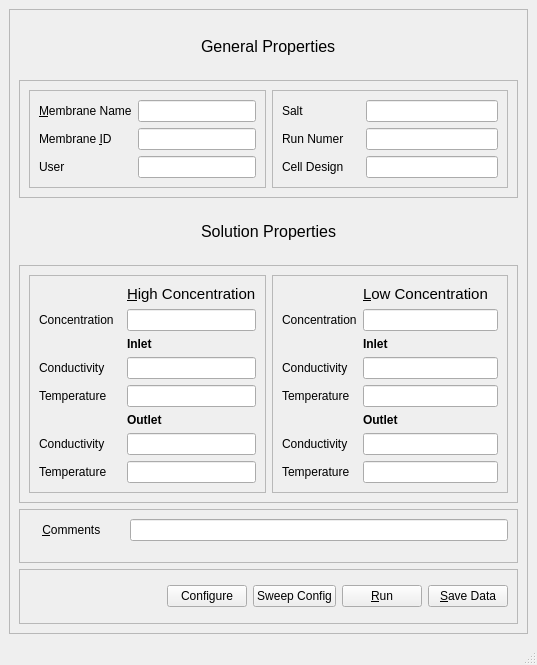
<?xml version="1.0" encoding="UTF-8"?>
<ui version="4.0">
 <class>MainWindow</class>
 <widget class="QMainWindow" name="MainWindow">
  <property name="geometry">
   <rect>
    <x>0</x>
    <y>0</y>
    <width>537</width>
    <height>665</height>
   </rect>
  </property>
  <property name="windowTitle">
   <string>MainWindow</string>
  </property>
  <widget class="QWidget" name="centralwidget">
   <layout class="QVBoxLayout" name="verticalLayout_2">
    <item>
     <widget class="QFrame" name="fmMain">
      <property name="sizePolicy">
       <sizepolicy hsizetype="Minimum" vsizetype="Minimum">
        <horstretch>0</horstretch>
        <verstretch>0</verstretch>
       </sizepolicy>
      </property>
      <property name="frameShape">
       <enum>QFrame::StyledPanel</enum>
      </property>
      <property name="frameShadow">
       <enum>QFrame::Raised</enum>
      </property>
      <layout class="QVBoxLayout" name="verticalLayout">
       <item>
        <widget class="QWidget" name="widget_2" native="true">
         <layout class="QHBoxLayout" name="horizontalLayout_3">
          <item>
           <spacer name="horizontalSpacer_5">
            <property name="orientation">
             <enum>Qt::Horizontal</enum>
            </property>
            <property name="sizeHint" stdset="0">
             <size>
              <width>151</width>
              <height>20</height>
             </size>
            </property>
           </spacer>
          </item>
          <item>
           <widget class="QLabel" name="label_22">
            <property name="font">
             <font>
              <pointsize>12</pointsize>
             </font>
            </property>
            <property name="text">
             <string>General Properties</string>
            </property>
           </widget>
          </item>
          <item>
           <spacer name="horizontalSpacer_6">
            <property name="orientation">
             <enum>Qt::Horizontal</enum>
            </property>
            <property name="sizeHint" stdset="0">
             <size>
              <width>150</width>
              <height>20</height>
             </size>
            </property>
           </spacer>
          </item>
         </layout>
        </widget>
       </item>
       <item>
        <widget class="QFrame" name="fmGeneral">
         <property name="sizePolicy">
          <sizepolicy hsizetype="Minimum" vsizetype="Minimum">
           <horstretch>0</horstretch>
           <verstretch>0</verstretch>
          </sizepolicy>
         </property>
         <property name="frameShape">
          <enum>QFrame::StyledPanel</enum>
         </property>
         <property name="frameShadow">
          <enum>QFrame::Raised</enum>
         </property>
         <layout class="QHBoxLayout" name="horizontalLayout_4">
          <item>
           <widget class="QFrame" name="fmName">
            <property name="frameShape">
             <enum>QFrame::StyledPanel</enum>
            </property>
            <property name="frameShadow">
             <enum>QFrame::Raised</enum>
            </property>
            <layout class="QFormLayout" name="formLayout_4">
             <property name="fieldGrowthPolicy">
              <enum>QFormLayout::AllNonFixedFieldsGrow</enum>
             </property>
             <item row="2" column="0">
              <widget class="QLabel" name="label">
               <property name="text">
                <string>&amp;Membrane Name</string>
               </property>
               <property name="buddy">
                <cstring>txtMembraneName</cstring>
               </property>
              </widget>
             </item>
             <item row="2" column="1">
              <widget class="QLineEdit" name="txtMembraneName"/>
             </item>
             <item row="4" column="0">
              <widget class="QLabel" name="label_2">
               <property name="text">
                <string>Membrane &amp;ID</string>
               </property>
               <property name="buddy">
                <cstring>txtMembraneID</cstring>
               </property>
              </widget>
             </item>
             <item row="4" column="1">
              <widget class="QLineEdit" name="txtMembraneID"/>
             </item>
             <item row="6" column="0">
              <widget class="QLabel" name="label_27">
               <property name="text">
                <string>User</string>
               </property>
               <property name="buddy">
                <cstring>txtUser</cstring>
               </property>
              </widget>
             </item>
             <item row="6" column="1">
              <widget class="QLineEdit" name="txtUser"/>
             </item>
            </layout>
           </widget>
          </item>
          <item>
           <widget class="QFrame" name="fmSaltRunCell">
            <property name="frameShape">
             <enum>QFrame::StyledPanel</enum>
            </property>
            <property name="frameShadow">
             <enum>QFrame::Raised</enum>
            </property>
            <layout class="QFormLayout" name="formLayout_5">
             <property name="fieldGrowthPolicy">
              <enum>QFormLayout::AllNonFixedFieldsGrow</enum>
             </property>
             <item row="2" column="0">
              <widget class="QLabel" name="label_23">
               <property name="text">
                <string>Salt</string>
               </property>
               <property name="buddy">
                <cstring>txtSalt</cstring>
               </property>
              </widget>
             </item>
             <item row="2" column="1">
              <widget class="QLineEdit" name="txtSalt"/>
             </item>
             <item row="4" column="0">
              <widget class="QLabel" name="label_24">
               <property name="text">
                <string>Run Numer     </string>
               </property>
               <property name="buddy">
                <cstring>txtRunNumber</cstring>
               </property>
              </widget>
             </item>
             <item row="4" column="1">
              <widget class="QLineEdit" name="txtRunNumber"/>
             </item>
             <item row="7" column="0">
              <widget class="QLabel" name="label_25">
               <property name="text">
                <string>Cell Design</string>
               </property>
               <property name="buddy">
                <cstring>txtCellDesign</cstring>
               </property>
              </widget>
             </item>
             <item row="7" column="1">
              <widget class="QLineEdit" name="txtCellDesign"/>
             </item>
            </layout>
           </widget>
          </item>
         </layout>
        </widget>
       </item>
       <item>
        <widget class="QWidget" name="widget" native="true">
         <layout class="QHBoxLayout" name="horizontalLayout_2">
          <item>
           <spacer name="horizontalSpacer_3">
            <property name="orientation">
             <enum>Qt::Horizontal</enum>
            </property>
            <property name="sizeHint" stdset="0">
             <size>
              <width>146</width>
              <height>20</height>
             </size>
            </property>
           </spacer>
          </item>
          <item>
           <widget class="QLabel" name="label_3">
            <property name="font">
             <font>
              <pointsize>12</pointsize>
             </font>
            </property>
            <property name="text">
             <string>Solution Properties</string>
            </property>
           </widget>
          </item>
          <item>
           <spacer name="horizontalSpacer_4">
            <property name="orientation">
             <enum>Qt::Horizontal</enum>
            </property>
            <property name="sizeHint" stdset="0">
             <size>
              <width>145</width>
              <height>20</height>
             </size>
            </property>
           </spacer>
          </item>
         </layout>
        </widget>
       </item>
       <item>
        <widget class="QFrame" name="fmSolution">
         <property name="sizePolicy">
          <sizepolicy hsizetype="Minimum" vsizetype="Minimum">
           <horstretch>0</horstretch>
           <verstretch>0</verstretch>
          </sizepolicy>
         </property>
         <property name="frameShape">
          <enum>QFrame::StyledPanel</enum>
         </property>
         <property name="frameShadow">
          <enum>QFrame::Raised</enum>
         </property>
         <layout class="QGridLayout" name="gridLayout">
          <item row="0" column="0">
           <widget class="QFrame" name="fmHighConcentration">
            <property name="frameShape">
             <enum>QFrame::StyledPanel</enum>
            </property>
            <property name="frameShadow">
             <enum>QFrame::Raised</enum>
            </property>
            <layout class="QFormLayout" name="formLayout_2">
             <property name="fieldGrowthPolicy">
              <enum>QFormLayout::AllNonFixedFieldsGrow</enum>
             </property>
             <item row="0" column="1">
              <widget class="QLabel" name="label_4">
               <property name="font">
                <font>
                 <pointsize>11</pointsize>
                </font>
               </property>
               <property name="text">
                <string>&amp;High Concentration</string>
               </property>
               <property name="buddy">
                <cstring>txtHInletConcentration</cstring>
               </property>
              </widget>
             </item>
             <item row="2" column="1">
              <widget class="QLabel" name="label_9">
               <property name="font">
                <font>
                 <weight>75</weight>
                 <bold>true</bold>
                </font>
               </property>
               <property name="text">
                <string>Inlet</string>
               </property>
              </widget>
             </item>
             <item row="4" column="0">
              <widget class="QLabel" name="label_7">
               <property name="text">
                <string>Conductivity</string>
               </property>
               <property name="buddy">
                <cstring>txtHInletConductivity</cstring>
               </property>
              </widget>
             </item>
             <item row="4" column="1">
              <widget class="QLineEdit" name="txtHInletConductivity"/>
             </item>
             <item row="5" column="0">
              <widget class="QLabel" name="label_8">
               <property name="text">
                <string>Temperature</string>
               </property>
               <property name="buddy">
                <cstring>txtHInletTemp</cstring>
               </property>
              </widget>
             </item>
             <item row="5" column="1">
              <widget class="QLineEdit" name="txtHInletTemp"/>
             </item>
             <item row="6" column="1">
              <widget class="QLabel" name="label_10">
               <property name="font">
                <font>
                 <weight>75</weight>
                 <bold>true</bold>
                </font>
               </property>
               <property name="text">
                <string>Outlet</string>
               </property>
              </widget>
             </item>
             <item row="7" column="0">
              <widget class="QLabel" name="label_12">
               <property name="text">
                <string>Conductivity</string>
               </property>
               <property name="buddy">
                <cstring>txtHOutletConductivity</cstring>
               </property>
              </widget>
             </item>
             <item row="7" column="1">
              <widget class="QLineEdit" name="txtHOutletConductivity"/>
             </item>
             <item row="8" column="0">
              <widget class="QLabel" name="label_13">
               <property name="text">
                <string>Temperature</string>
               </property>
               <property name="buddy">
                <cstring>txtHOutletTemp</cstring>
               </property>
              </widget>
             </item>
             <item row="8" column="1">
              <widget class="QLineEdit" name="txtHOutletTemp"/>
             </item>
             <item row="1" column="1">
              <widget class="QLineEdit" name="txtHInletConcentration"/>
             </item>
             <item row="1" column="0">
              <widget class="QLabel" name="label_6">
               <property name="text">
                <string>Concentration  </string>
               </property>
               <property name="buddy">
                <cstring>txtHInletConcentration</cstring>
               </property>
              </widget>
             </item>
            </layout>
           </widget>
          </item>
          <item row="0" column="1">
           <widget class="QFrame" name="fmLowConcentration">
            <property name="frameShape">
             <enum>QFrame::StyledPanel</enum>
            </property>
            <property name="frameShadow">
             <enum>QFrame::Raised</enum>
            </property>
            <layout class="QFormLayout" name="formLayout_3">
             <property name="fieldGrowthPolicy">
              <enum>QFormLayout::AllNonFixedFieldsGrow</enum>
             </property>
             <item row="0" column="1">
              <widget class="QLabel" name="label_5">
               <property name="font">
                <font>
                 <pointsize>11</pointsize>
                </font>
               </property>
               <property name="text">
                <string>&amp;Low Concentration</string>
               </property>
               <property name="buddy">
                <cstring>txtLInletConcentration_2</cstring>
               </property>
              </widget>
             </item>
             <item row="2" column="1">
              <widget class="QLabel" name="label_14">
               <property name="font">
                <font>
                 <weight>75</weight>
                 <bold>true</bold>
                </font>
               </property>
               <property name="text">
                <string>Inlet</string>
               </property>
              </widget>
             </item>
             <item row="4" column="0">
              <widget class="QLabel" name="label_16">
               <property name="text">
                <string>Conductivity</string>
               </property>
               <property name="buddy">
                <cstring>txtLInletConductivity_2</cstring>
               </property>
              </widget>
             </item>
             <item row="4" column="1">
              <widget class="QLineEdit" name="txtLInletConductivity_2"/>
             </item>
             <item row="5" column="0">
              <widget class="QLabel" name="label_17">
               <property name="text">
                <string>Temperature</string>
               </property>
               <property name="buddy">
                <cstring>txtLInletTemp_2</cstring>
               </property>
              </widget>
             </item>
             <item row="5" column="1">
              <widget class="QLineEdit" name="txtLInletTemp_2"/>
             </item>
             <item row="6" column="1">
              <widget class="QLabel" name="label_18">
               <property name="font">
                <font>
                 <weight>75</weight>
                 <bold>true</bold>
                </font>
               </property>
               <property name="text">
                <string>Outlet</string>
               </property>
              </widget>
             </item>
             <item row="7" column="0">
              <widget class="QLabel" name="label_20">
               <property name="text">
                <string>Conductivity</string>
               </property>
               <property name="buddy">
                <cstring>txtLOutletConductivity_2</cstring>
               </property>
              </widget>
             </item>
             <item row="7" column="1">
              <widget class="QLineEdit" name="txtLOutletConductivity_2"/>
             </item>
             <item row="8" column="0">
              <widget class="QLabel" name="label_21">
               <property name="text">
                <string>Temperature</string>
               </property>
               <property name="buddy">
                <cstring>txtLOutletTemp_2</cstring>
               </property>
              </widget>
             </item>
             <item row="8" column="1">
              <widget class="QLineEdit" name="txtLOutletTemp_2"/>
             </item>
             <item row="1" column="1">
              <widget class="QLineEdit" name="txtLInletConcentration_2"/>
             </item>
             <item row="1" column="0">
              <widget class="QLabel" name="label_15">
               <property name="text">
                <string>Concentration</string>
               </property>
               <property name="buddy">
                <cstring>txtLInletConcentration_2</cstring>
               </property>
              </widget>
             </item>
            </layout>
           </widget>
          </item>
         </layout>
        </widget>
       </item>
       <item>
        <widget class="QFrame" name="fmComments">
         <property name="sizePolicy">
          <sizepolicy hsizetype="Minimum" vsizetype="Minimum">
           <horstretch>0</horstretch>
           <verstretch>0</verstretch>
          </sizepolicy>
         </property>
         <property name="frameShape">
          <enum>QFrame::StyledPanel</enum>
         </property>
         <property name="frameShadow">
          <enum>QFrame::Raised</enum>
         </property>
         <layout class="QFormLayout" name="formLayout">
          <item row="0" column="0">
           <widget class="QLabel" name="label_26">
            <property name="text">
             <string>    &amp;Comments       </string>
            </property>
            <property name="buddy">
             <cstring>txtComments</cstring>
            </property>
           </widget>
          </item>
          <item row="0" column="1">
           <widget class="QLineEdit" name="txtComments">
            <property name="sizePolicy">
             <sizepolicy hsizetype="Expanding" vsizetype="Fixed">
              <horstretch>0</horstretch>
              <verstretch>0</verstretch>
             </sizepolicy>
            </property>
           </widget>
          </item>
         </layout>
        </widget>
       </item>
       <item>
        <widget class="QFrame" name="fmButtons">
         <property name="sizePolicy">
          <sizepolicy hsizetype="Minimum" vsizetype="Minimum">
           <horstretch>0</horstretch>
           <verstretch>0</verstretch>
          </sizepolicy>
         </property>
         <property name="frameShape">
          <enum>QFrame::StyledPanel</enum>
         </property>
         <property name="frameShadow">
          <enum>QFrame::Raised</enum>
         </property>
         <layout class="QHBoxLayout" name="horizontalLayout">
          <item>
           <spacer name="horizontalSpacer">
            <property name="orientation">
             <enum>Qt::Horizontal</enum>
            </property>
            <property name="sizeHint" stdset="0">
             <size>
              <width>40</width>
              <height>20</height>
             </size>
            </property>
           </spacer>
          </item>
          <item>
           <widget class="QPushButton" name="btnConfigure">
            <property name="text">
             <string>Configure</string>
            </property>
           </widget>
          </item>
          <item>
           <widget class="QPushButton" name="btnSweepConfig">
            <property name="text">
             <string>Sweep Config</string>
            </property>
           </widget>
          </item>
          <item>
           <widget class="QPushButton" name="btnRun">
            <property name="text">
             <string>&amp;Run</string>
            </property>
           </widget>
          </item>
          <item>
           <widget class="QPushButton" name="btnSave">
            <property name="text">
             <string>&amp;Save Data</string>
            </property>
           </widget>
          </item>
         </layout>
        </widget>
       </item>
      </layout>
     </widget>
    </item>
   </layout>
  </widget>
  <widget class="QMenuBar" name="menubar">
   <property name="geometry">
    <rect>
     <x>0</x>
     <y>0</y>
     <width>537</width>
     <height>21</height>
    </rect>
   </property>
  </widget>
  <widget class="QStatusBar" name="statusbar"/>
 </widget>
 <tabstops>
  <tabstop>txtMembraneName</tabstop>
  <tabstop>txtMembraneID</tabstop>
  <tabstop>txtUser</tabstop>
  <tabstop>txtSalt</tabstop>
  <tabstop>txtRunNumber</tabstop>
  <tabstop>txtCellDesign</tabstop>
  <tabstop>txtHInletConductivity</tabstop>
  <tabstop>txtHInletTemp</tabstop>
  <tabstop>txtLInletConductivity_2</tabstop>
  <tabstop>txtLInletTemp_2</tabstop>
  <tabstop>txtHOutletConductivity</tabstop>
  <tabstop>txtHOutletTemp</tabstop>
  <tabstop>txtLOutletConductivity_2</tabstop>
  <tabstop>txtLOutletTemp_2</tabstop>
  <tabstop>txtComments</tabstop>
  <tabstop>btnConfigure</tabstop>
  <tabstop>btnSweepConfig</tabstop>
  <tabstop>btnRun</tabstop>
  <tabstop>btnSave</tabstop>
 </tabstops>
 <resources/>
 <connections/>
</ui>
